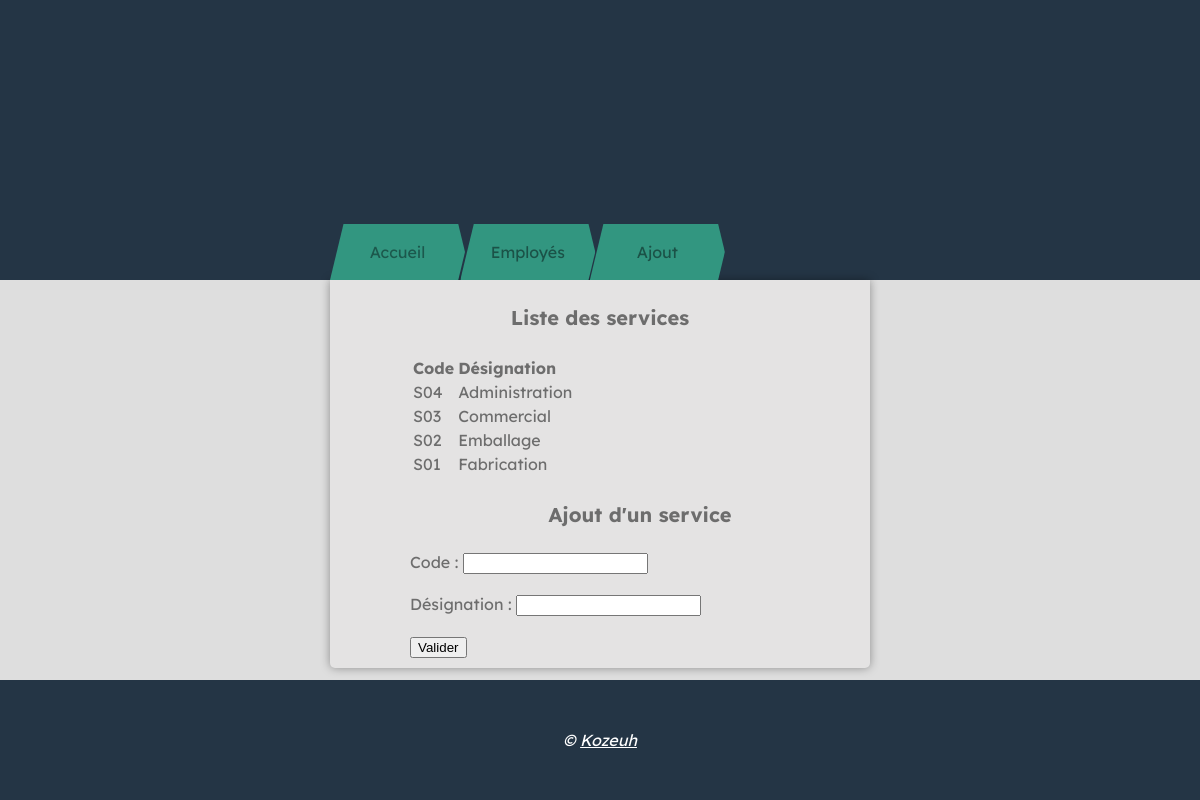
Page /ajoutService.php on the committed database.
### tables this page shows
CREATE TABLE services(
	CodeServ char(3) NOT NULL default ' ',
	DesiServ varchar(30) NOT NULL default '',
	PRIMARY KEY(CodeServ)
	);

### ajoutService.php (the view, shortened to what this page needs)
<!DOCTYPE html>
<html lang="en">
<head>
    <link rel="stylesheet" href="CSS/style.css">
    <?php include 'bdd.php' ?>
</head>
<body>
    <div class="container">
        <div class="top">
            <ul>
                <a href="index.php" class="accueil">Accueil</a>
                <div class="employe">
                    <a href="#" class="elem_nav">Employés</a>
                </div>
                <div class="employe">
                    <a href="#" class="elem_nav" id="drop">Ajout</a>
                </div>
            </ul>
        </div>
        <div class="body_container">
            <article>
                <center><h1>Liste des services</h1></center>
                <div class="content">
                    <table>
                        <tr>
                            <td><b>Code</td>
                            <td><b>Désignation</td>
                        </tr>
                        <?php
                            $result = mysqli_query($db,"SELECT * FROM services ORDER BY DesiServ ASC");
                            while ($ligne = mysqli_fetch_assoc($result)){
                                echo '<tr>
                                    <td>'.$ligne['CodeServ'].'</td>
                                    <td>'.$ligne['DesiServ'].'</td>
                                </tr>';
                            }
                        ?>
                        </table><center><h1> Ajout d'un service </h1></center>
                    <form action="ajoutService.php" method="post">
                        <label for="txt_code">Code : </label>
                        <input type="text" name="txt_code" required><br><br>
                        <label for="txt_design">Désignation : </label>
                        <input type="text" name="txt_design" required>
                        <br><br><input type="submit" value="Valider">
                    </form>
                </div>
            </article>
        </div>
        <div class="footer">
        <p>© <a href="https://github.com/KoZeuh">Kozeuh</a></p>
        </div>
    </div>
</body>
</html>

### CSS/style.css (style rules this page uses)
html { height: 100%; margin: 0; }
body { height: 100%; margin: 0; }
.container { display: grid; height: 100%; grid-template-rows: 35% auto 15%; }
.top { background: #243545; display: flex; align-items: flex-end; justify-content: center; }
.top ul { margin: 0; display: flex; align-items: center; padding: 0; height: 20%; width: 45%; }
.top ul a.accueil { font-family: 'Lexend Deca', sans-serif; text-decoration: none; height: 100%; color: #1c584c; width: 25%; display: flex; align-items: center; justify-content: center; background: #329680; clip-path: polygon(10% 0%, 0% 100%, 95% 100%, 100% 50%, 95% 0%); shape-outside: polygon(10% 0%, 0% 100%, 95% 100%, 100% 50%, 95% 0%); transition: 0.5s; }
#drop { transform: translateX(-7.5%); }
.footer { background: #243545; display: flex; align-items: center; justify-content: center; font-family: 'Lexend Deca', sans-serif; font-style: italic; color: white; }
.footer a { color: white; }
.employe { position: relative; height: 100%; width: 25%; }
.employe a.elem_nav { font-family: 'Lexend Deca', sans-serif; text-decoration: none; height: 100%; display: flex; align-items: center; justify-content: center; background: #329680; clip-path: polygon(10% 0%, 0% 100%, 95% 100%, 100% 50%, 95% 0%); shape-outside: polygon(10% 0%, 0% 100%, 95% 100%, 100% 50%, 95% 0%); color: #1b5247; transition: 0.5s ease; transform: translateX(-3.5%); }
.body_container { background: #dedede; display: flex; justify-content: center; }
.body_container article { background: rgb(228, 227, 227); width: 45%; height: min-content; border-radius: 0px 0px 5px 5px ; box-shadow: rgba(0, 0, 0, 0.37) 0px 0px 10px; padding-bottom: 10px; }
.body_container article h1 { font-family: 'Lexend Deca', sans-serif; color: rgb(109, 109, 109); margin: 25px; font-size: 20px; }
.body_container article .content { padding: 0 0 0 5em; font-family: 'Lexend Deca', sans-serif; color: rgb(109, 109, 109); }

### rows in the picture
services: CodeServ "S04", DesiServ "Administration"
services: CodeServ "S03", DesiServ "Commercial"
services: CodeServ "S02", DesiServ "Emballage"
services: CodeServ "S01", DesiServ "Fabrication"
